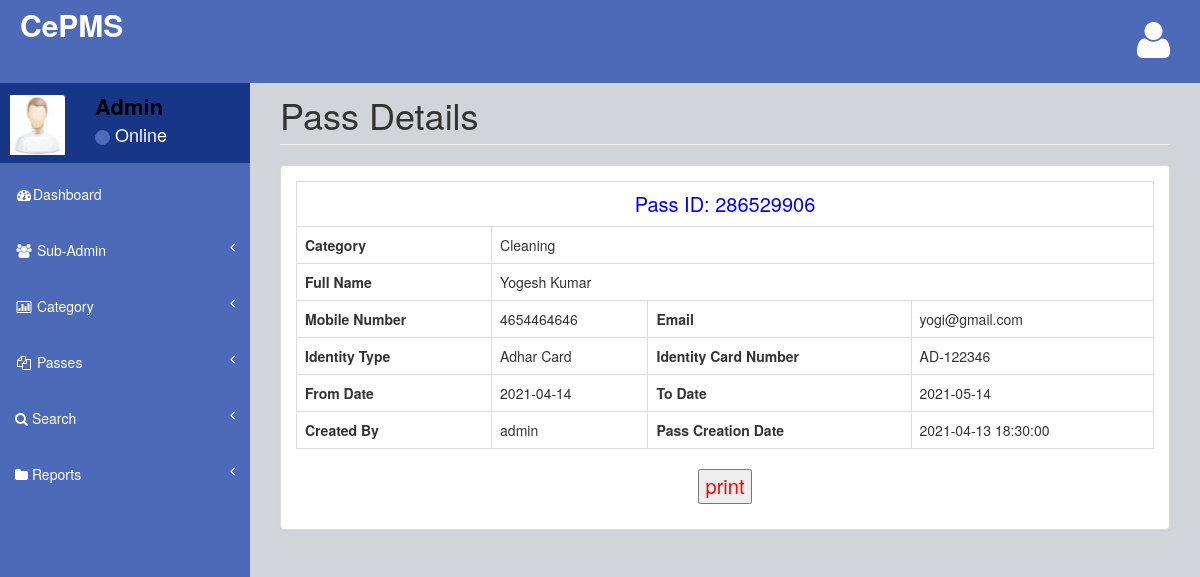
/admin/view-pass-detail.php?viewid=1 (signed in), run on the app's committed database.
### tables this page shows
CREATE TABLE `tblpass` (
  `ID` int(10) NOT NULL,
  `PassNumber` varchar(200) DEFAULT NULL,
  `FullName` varchar(200) DEFAULT NULL,
  `ContactNumber` bigint(10) DEFAULT NULL,
  `Email` varchar(200) DEFAULT NULL,
  `IdentityType` varchar(200) DEFAULT NULL,
  `IdentityCardno` varchar(200) DEFAULT NULL,
  `Category` varchar(200) DEFAULT NULL,
  `FromDate` varchar(200) DEFAULT NULL,
  `ToDate` varchar(200) DEFAULT NULL,
  `PasscreationDate` timestamp NULL DEFAULT current_timestamp(),
  `CreatedBy` varchar(120) DEFAULT NULL
);

### admin/view-pass-detail.php (the view, shortened to what this page needs)
<?php
include('includes/dbconnection.php');
if (strlen($_SESSION['cpmsaid']==0)) {
  header('location:logout.php');
  } else{
?>
<!DOCTYPE html>
<html>
<head>
    <link href="assets/plugins/bootstrap/bootstrap.css" rel="stylesheet" />
    <link href="assets/font-awesome/css/font-awesome.css" rel="stylesheet" />
    <link href="assets/plugins/pace/pace-theme-big-counter.css" rel="stylesheet" />
   <link href="assets/css/style.css" rel="stylesheet" />
      <link href="assets/css/main-style.css" rel="stylesheet" />
</head>
<body>
    <div id="wrapper">
      <?php include_once('includes/header.php');?>
        <?php include_once('includes/sidebar.php');?>
          <div id="page-wrapper">
            <div class="row">
                <div class="col-lg-12">
                    <h1 class="page-header">Pass Details</h1>
                </div>
            </div>
            <div class="row">
                <div class="col-lg-12">
                    <div class="panel panel-default">
                        <div class="panel-body">
                            <div class="row" id="divToPrint">
                                <div class="col-lg-12">
                                   <?php
$vid=$_GET['viewid'];
$sql="SELECT * from  tblpass where ID=$vid";
$query = $dbh -> prepare($sql);
$query->execute();
$results=$query->fetchAll(PDO::FETCH_OBJ);
$cnt=1;
if($query->rowCount() > 0)
{
foreach($results as $row)
{               ?>
                                    <table border="1" class="table table-bordered" >
                                    <tr align="center">
<td colspan="6" style="font-size:20px;color:blue">
 Pass ID: <?php  echo ($row->PassNumber);?></td></tr>
   <tr>
        <th scope>Category</th>
    <td colspan="3"><?php  echo ($row->Category);?></td>
  </tr>
  <tr>
    <th scope>Full Name</th>
    <td colspan="3"><?php  echo ($row->FullName);?></td>
  </tr>
  <tr>
    <th scope>Mobile Number</th>
    <td><?php  echo ($row->ContactNumber);?></td>
    <th scope>Email</th>
    <td><?php  echo ($row->Email);?></td>
  </tr>
<tr>
    <th scope>Identity Type</th>
    <td><?php  echo ($row->IdentityType);?></td>
    <th scope>Identity Card Number</th>
    <td><?php  echo ($row->IdentityCardno);?></td>
  </tr>
<tr>
    <th scope>From Date</th>
    <td><?php  echo ($row->FromDate);?></td>
    <th scope>To Date</th>
    <td><?php  echo ($row->ToDate);?></td>
  </tr>
  <tr>
     <th scope> Created By</th>
    <td><?php  echo ($row->CreatedBy);?></td>
    <th scope>Pass Creation Date</th>
    <td><?php  echo ($row->PasscreationDate);?></td>
  </tr>
   <?php $cnt=$cnt+1;}} ?>
   </table>
   <p style="text-align: center;font-size: 20px;color: red">
  <input type="button" value="print" onclick="PrintDiv();" /></p>
                                </div>
                            </div>
                        </div>
                    </div>
                </div>
            </div>
        </div>
    </div>
</body>
</html>
<?php }  ?>

### admin/includes/sidebar.php (shortened to what this page needs)
<?php
include('includes/dbconnection.php');
?>
        <nav class="navbar-default navbar-static-side" role="navigation">
            <div class="sidebar-collapse">
                <ul class="nav" id="side-menu">
                    <li>
                        <div class="user-section">
                            <div class="user-section-inner">
                                <img src="assets/img/user.jpg" alt="">
                            </div>
                            <div class="user-info">
                                <?php
$aid=$_SESSION['cpmsaid'];
$sql="SELECT AdminName from  tbladmin where ID=:aid";
$query = $dbh -> prepare($sql);
$query->bindParam(':aid',$aid,PDO::PARAM_STR);
$query->execute();
$results=$query->fetchAll(PDO::FETCH_OBJ);
$cnt=1;
if($query->rowCount() > 0)
{
foreach($results as $row)
{               ?>
                                <div><strong><?php  echo $row->AdminName;?></strong></div>
                                <div class="user-text-online">
                                    <span class="user-circle-online btn btn-success btn-circle "></span>&nbsp;Online
                                </div>
                            </div>
                            <?php $cnt=$cnt+1;}} ?>
                        </div>
                    </li>
                    <li class="selected">
                        <a href="dashboard.php"><i class="fa fa-dashboard fa-fw"></i>Dashboard</a>
                    </li>
    <li>
                        <a href="#"><i class="fa fa-users fa-fw"></i> Sub-Admin<span class="fa arrow"></span></a>
                    </li>
                    <li>
                        <a href="#"><i class="fa fa-bar-chart-o fa-fw"></i> Category<span class="fa arrow"></span></a>
                    </li>
                    <li>
                        <a href="#"><i class="fa fa-files-o fa-fw"></i> Passes<span class="fa arrow"></span></a>
                    </li>
                    <li>
                        <a href="search-pass.php"><i class="fa fa-search"></i>  Search<span class="fa arrow"></span></a>
                        </li>
                          <li>
                        <a href="#"><i class="fa fa-folder"></i> Reports<span class="fa arrow"></span></a>
                    </li>
                </ul>
            </div>
        </nav>

### admin/assets/css/style.css (style rules this page uses)
body { background-color: #f8f8f8; }
#wrapper { width: 100%; margin-top: 55px!important; background-color:#4d6ab9; }
#page-wrapper { padding: 0 15px; min-height: 568px; background-color:rgb(209, 212, 216); }
.navbar-static-side ul li { border-bottom:1px solid #4d6ab9 !important; }
.arrow { float: right; }
.fa.arrow:before { content: "\f104"; }
@media (min-width:768px) { .navbar-static-side { z-index: 1; position: absolute; width: 250px; } }
.btn-circle { width: 30px; height: 30px; padding: 6px 0; border-radius: 15px; text-align: center; font-size: 12px; line-height: 1.428571429; }

### admin/assets/css/main-style.css (style rules this page uses)
.user-section-inner { height: 65px; width: 65px; -moz-border-radius: 3px; -webkit-border-radius: 3px; border-radius: 3px; overflow: hidden; display: inline-block; float: left; margin-right: 15px; margin-top: 20px; }
.user-section-inner img { margin-left:10px; width:55px; height:60px; }
.user-info { display: block; color:#000!important; display: inline-block; padding: 15px; margin-bottom: 0px }
.user-text-online { font-size:18px; color:#fff }
.user-circle-online { width: 15px!important; height: 15px!important; }
.nav > li > a { padding: 20px 15px; }
#side-menu { background-color:#4d6ab9; }
#side-menu a { color:#fff; border-bottom: 1px solid #4d6ab9 !important; height: 55px; }
.selected { background-color:#4d6ab9; }
.navbar-default { border-color: #4d6ab9; }
@media (min-width:768px) { #page-wrapper { position: inherit; margin: 0 0 0 250px; padding: 0 30px; min-height: 1000px; } }

### data on the page
tblpass: PassNumber "286529906", Category "Cleaning", FullName "Yogesh Kumar", ContactNumber "4654464646", Email "yogi@gmail.com", IdentityType "Adhar Card", IdentityCardno "AD-122346", FromDate "2021-04-14", ToDate "2021-05-14", CreatedBy "admin", PasscreationDate "2021-04-13 18:30:00"

### other printed values
$row->AdminName "Admin"
